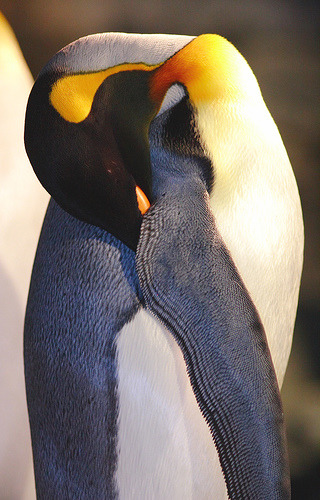
%> input picture MatlabScripts/Pinguino.jpg, 320 x 500 px
$ octave --eval "BlendImages;"   (GNU Octave 9; MATLAB toolbox functions it lacks are replaced by stand-ins)
%> lines starting %> are read from the running program, lines starting %| are printed output that depends on the picture
%%Blend 2 images
function BlendImages() %combines two images indicating the percentage of
            % showness of one the images.
im=imread('Pinguino.jpg');
%> im is the input picture: size 500x320x3 uint8; mean R, G, B 124.7, 114.8, 107.3
disp(size(im));
%|    500   320     3
subplot(2,2,1);
imshow(im);
im2=imread('Ugly cat.jpg');
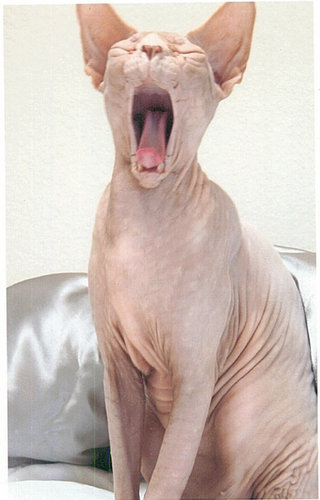
%> input picture MatlabScripts/Ugly Cat.jpg, 320 x 500 px
%> im2 is the input picture: size 500x320x3 uint8; mean R, G, B 206.5, 191.1, 183.2
disp(size(im2));
%|    500   320     3
subplot(2,2,2);
imshow(im2);
result=blend(im,im2,0.25);
subplot(2,2,3);
imshow(result);
impixelinfo()
end
function x = blend(image1,image2,value)
%> called with value = 0.25
    x=image1*value+image2*(1-value);
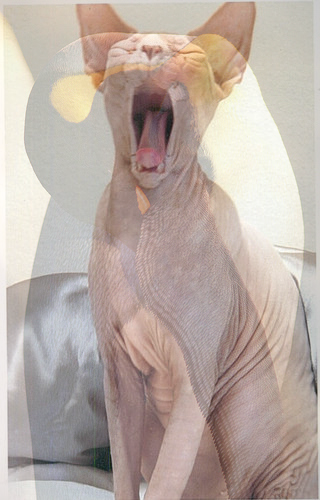
%> x: size 500x320x3 uint8; mean R, G, B 186.3, 172.3, 164.5
end
